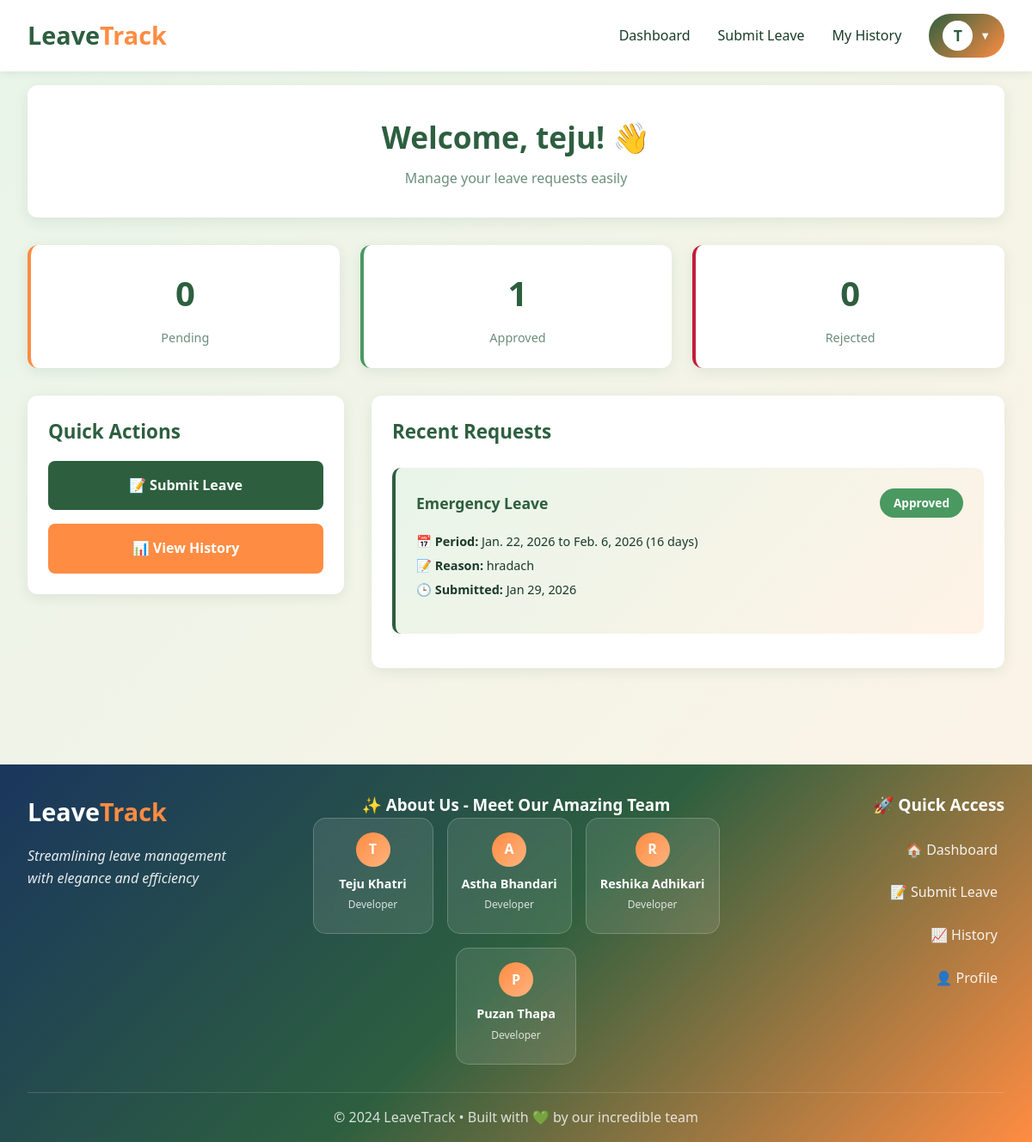
Screenshot of /user/dashboard/ (signed in) with the database file from the repository.
### tracking/models.py (models this page shows, shortened)
class CustomUser(AbstractUser):
    ROLE_CHOICES = (
        ('admin', 'Admin'),
        ('user', 'User'),
    )
    role = models.CharField(max_length=10, choices=ROLE_CHOICES, default='user')
    phone = models.CharField(max_length=15, blank=True, null=True)
    department = models.CharField(max_length=100, blank=True, null=True)

class LeaveRequest(models.Model):
    STATUS_CHOICES = (
        ('pending', 'Pending'),
        ('approved', 'Approved'),
        ('rejected', 'Rejected'),
    )
    LEAVE_TYPE_CHOICES = (
        ('sick', 'Sick Leave'),
        ('casual', 'Casual Leave'),
        ('vacation', 'Vacation'),
        ('emergency', 'Emergency Leave'),
        ('other', 'Other'),
    )
    user = models.ForeignKey(CustomUser, on_delete=models.CASCADE, related_name='leave_requests')
    leave_type = models.CharField(max_length=20, choices=LEAVE_TYPE_CHOICES, default='casual')
    start_date = models.DateField()
    end_date = models.DateField()
    reason = models.TextField()
    status = models.CharField(max_length=10, choices=STATUS_CHOICES, default='pending')
    admin_comment = models.TextField(blank=True, null=True)
    submitted_on = models.DateTimeField(default=timezone.now)
    updated_on = models.DateTimeField(auto_now=True)
    class Meta:
        ordering = ['-submitted_on']
    @property
    def days_count(self):
        return (self.end_date - self.start_date).days + 1

### tracking/views.py (the view)
# urls.py: path('user/dashboard/', views.user_dashboard, name='user_dashboard'),
@login_required
def user_dashboard(request):
    if request.user.role == 'admin':
        return redirect('admin_dashboard')
    leave_requests = LeaveRequest.objects.filter(user=request.user)
    pending_count = leave_requests.filter(status='pending').count()
    approved_count = leave_requests.filter(status='approved').count()
    rejected_count = leave_requests.filter(status='rejected').count()
    context = {
        'leave_requests': leave_requests[:5],
        'pending_count': pending_count,
        'approved_count': approved_count,
        'rejected_count': rejected_count,
    }
    return render(request, 'user_dashboard.html', context)

### tracking/templates/user_dashboard.html (shortened to what this page needs)
{% extends 'base.html' %}
{% block content %}
  <div class="full-container">
    <div class="dashboard-header">
      <h1>Welcome, {{ user.username }}! 👋</h1>
      <p>Manage your leave requests easily</p>
    </div>
    <div class="stats-grid">
      <div class="stat-card pending">
        <div class="stat-number">{{ pending_count }}</div>
        <div class="stat-label">Pending</div>
      </div>
      <div class="stat-card approved">
        <div class="stat-number">{{ approved_count }}</div>
        <div class="stat-label">Approved</div>
      </div>
      <div class="stat-card rejected">
        <div class="stat-number">{{ rejected_count }}</div>
        <div class="stat-label">Rejected</div>
      </div>
    </div>
    <div class="main-content">
      <div class="actions-section">
        <h2>Quick Actions</h2>
        <div class="action-buttons">
          <a href="{% url 'submit_leave' %}" class="action-btn primary">📝 Submit Leave</a>
          <a href="{% url 'leave_history' %}" class="action-btn secondary">📊 View History</a>
        </div>
      </div>
      <div class="requests-section">
        <h2>Recent Requests</h2>
        {% if leave_requests %}
          {% for request in leave_requests %}
            <div class="request-card">
              <div class="request-header">
                <span class="request-type">{{ request.get_leave_type_display }}</span>
                <span class="status-badge status-{{ request.status }}">{{ request.get_status_display }}</span>
              </div>
              <div class="request-details">
                <p><strong>📅 Period:</strong> {{ request.start_date }} to {{ request.end_date }} ({{ request.days_count }} days)</p>
                <p><strong>📝 Reason:</strong> {{ request.reason }}</p>
                <p><strong>🕒 Submitted:</strong> {{ request.submitted_on|date:'M d, Y' }}</p>
              </div>
            </div>
          {% endfor %}
        {% else %}
          <div class="empty-state">
            <div class="empty-state-icon">📭</div>
            <h3>No Requests Yet</h3>
            <p>Click "Submit Leave" to create your first request</p>
          </div>
        {% endif %}
      </div>
    </div>
  </div>
{% endblock %}

### tracking/templates/base.html (shortened to what this page needs)
<!DOCTYPE html>
<html lang="en">
<head>
</head>
<body>
    <nav class="navbar">
        <div class="nav-container">
            <a href="{% url 'home' %}" class="logo">Leave<span>Track</span></a>
            <ul class="nav-links">
                {% if user.is_authenticated %}
                    {% if user.role == 'admin' %}
                        <li><a href="{% url 'admin_dashboard' %}">Dashboard</a></li>
                        <li><a href="{% url 'leave_history' %}">All Requests</a></li>
                    {% else %}
                        <li><a href="{% url 'user_dashboard' %}">Dashboard</a></li>
                        <li><a href="{% url 'submit_leave' %}">Submit Leave</a></li>
                        <li><a href="{% url 'leave_history' %}">My History</a></li>
                    {% endif %}
                    <li class="profile-dropdown">
                        <div class="profile-icon" onclick="toggleDropdown()">
                            <span class="profile-avatar">{{ user.username|first|upper }}</span>
                            <span class="dropdown-arrow">▼</span>
                        </div>
                    </li>
                {% else %}
                    <li><a href="{% url 'home' %}">Home</a></li>
                    <li><a href="{% url 'login' %}" class="btn btn-primary">Login</a></li>
                    <li><a href="{% url 'signup' %}" class="btn btn-secondary">Sign Up</a></li>
                {% endif %}
            </ul>
        </div>
    </nav>
    {% block content %}{% endblock %}
    <footer class="footer">
        <div class="footer-container">
            <div class="footer-main">
                <div class="footer-brand">
                    <div class="brand-logo">
                        <span class="logo-text">Leave<span>Track</span></span>
                    </div>
                    <p class="brand-tagline">Streamlining leave management with elegance and efficiency</p>
                </div>
                <div class="footer-team">
                    <h3>✨ About Us - Meet Our Amazing Team</h3>
                    <div class="team-grid">
                        <div class="team-card">
                            <div class="team-avatar">T</div>
                            <div class="team-info">
                                <h4>Teju Khatri</h4>
                                <p>Developer</p>
                            </div>
                        </div>
                        <div class="team-card">
                            <div class="team-avatar">A</div>
                            <div class="team-info">
                                <h4>Astha Bhandari</h4>
                                <p>Developer</p>
                            </div>
                        </div>
                        <div class="team-card">
                            <div class="team-avatar">R</div>
                            <div class="team-info">
                                <h4>Reshika Adhikari</h4>
                                <p>Developer</p>
                            </div>
                        </div>
                        <div class="team-card">
                            <div class="team-avatar">P</div>
                            <div class="team-info">
                                <h4>Puzan Thapa</h4>
                                <p>Developer</p>
                            </div>
                        </div>
                    </div>
                </div>
                <div class="footer-links">
                    <h3>🚀 Quick Access</h3>
                    <div class="links-grid">
                        {% if user.is_authenticated %}
                            {% if user.role == 'admin' %}
                                <a href="{% url 'admin_dashboard' %}" class="footer-link">
                                    <span>📊 Admin Dashboard</span>
                                </a>
                                <a href="{% url 'create_admin' %}" class="footer-link">
                                    <span>👨‍💼 Create Admin</span>
                                </a>
                            {% else %}
                                <a href="{% url 'user_dashboard' %}" class="footer-link">
                                    <span>🏠 Dashboard</span>
                                </a>
                                <a href="{% url 'submit_leave' %}" class="footer-link">
                                    <span>📝 Submit Leave</span>
                                </a>
                            {% endif %}
                            <a href="{% url 'leave_history' %}" class="footer-link">
                                <span>📈 History</span>
                            </a>
                            <a href="{% url 'profile' %}" class="footer-link">
                                <span>👤 Profile</span>
                            </a>
                        {% endif %}
                    </div>
                </div>
            </div>
            <div class="footer-bottom">
                <p>&copy; 2024 LeaveTrack • Built with 💚 by our incredible team</p>
            </div>
        </div>
    </footer>
</body>
</html>

### tracking/templates/base.html (style rules this page uses)
:root { --primary-green: #2d5f3f; --light-green: #4a9960; --lighter-green: #6fbf73; --pale-green: #e8f5e9; --primary-orange: #ff8c42; --light-orange: #ffb380; --pale-orange: #fff3e6; --white: #ffffff; --text-dark: #1a3a2a; --text-light: #6b8e7f; --border: #d4e4d8; --shadow: rgba(45, 95, 63, 0.1); }
* { margin: 0; padding: 0; box-sizing: border-box; }
body { font-family: 'Segoe UI', Tahoma, Geneva, Verdana, sans-serif; background: linear-gradient(135deg, var(--pale-green) 0%, var(--pale-orange) 100%); color: var(--text-dark); min-height: 100vh; line-height: 1.6; display: flex; flex-direction: column; }
.navbar { background: var(--white); padding: 1rem 2rem; box-shadow: 0 2px 10px var(--shadow); position: sticky; top: 0; z-index: 100; }
.nav-container { max-width: 1200px; margin: 0 auto; display: flex; justify-content: space-between; align-items: center; }
.logo { font-size: 1.8rem; font-weight: bold; color: var(--primary-green); text-decoration: none; }
.logo span { color: var(--primary-orange); }
.nav-links { display: flex; gap: 2rem; list-style: none; align-items: center; }
.nav-links a { text-decoration: none; color: var(--text-dark); font-weight: 500; transition: color 0.3s; }
.profile-dropdown { position: relative; }
.profile-icon { display: flex; align-items: center; gap: 0.5rem; cursor: pointer; padding: 0.5rem 1rem; border-radius: 25px; background: linear-gradient(135deg, var(--primary-green), var(--primary-orange)); color: var(--white); font-weight: 600; transition: all 0.3s; }
.profile-avatar { width: 35px; height: 35px; border-radius: 50%; background: var(--white); color: var(--primary-green); display: flex; align-items: center; justify-content: center; font-weight: bold; font-size: 1.1rem; }
.dropdown-arrow { font-size: 0.8rem; transition: transform 0.3s; }
.footer { background: linear-gradient(135deg, #1a365d 0%, var(--primary-green) 50%, var(--primary-orange) 100%); color: var(--white); margin-top: 4rem; padding: 2rem 0 1rem; }
.footer-container { max-width: 1200px; margin: 0 auto; padding: 0 2rem; }
.footer-main { display: grid; grid-template-columns: 1fr 2fr 1fr; gap: 3rem; margin-bottom: 2rem; }
.footer-brand { text-align: left; }
.footer-team { text-align: center; }
.footer-links { text-align: right; }
.brand-logo { display: flex; align-items: flex-start; gap: 0.5rem; margin-bottom: 1rem; }
.logo-text { font-size: 1.8rem; font-weight: bold; color: var(--white); }
.logo-text span { color: var(--primary-orange); }
.brand-tagline { opacity: 0.9; margin-bottom: 1rem; font-style: italic; }
.team-grid { display: flex; gap: 1rem; justify-content: center; flex-wrap: wrap; }
.team-card { background: rgba(255, 255, 255, 0.1); border-radius: 15px; padding: 1rem; text-align: center; transition: all 0.3s; backdrop-filter: blur(10px); border: 1px solid rgba(255, 255, 255, 0.2); flex: 0 0 auto; min-width: 140px; }
.team-avatar { width: 40px; height: 40px; margin: 0 auto 0.5rem; border-radius: 50%; background: linear-gradient(135deg, var(--primary-orange), var(--light-orange)); display: flex; align-items: center; justify-content: center; font-weight: bold; font-size: 1rem; color: var(--white); }
.team-info h4 { margin: 0.5rem 0 0.2rem; font-size: 0.9rem; color: var(--white); }
.team-info p { margin: 0 0 0.5rem; font-size: 0.75rem; opacity: 0.8; }
.footer-links h3 { margin-bottom: 1rem; font-size: 1.2rem; color: var(--white); }
.links-grid { display: flex; flex-direction: column; gap: 0.5rem; }
.footer-link { display: flex; align-items: center; gap: 0.5rem; padding: 0.5rem; color: var(--white); text-decoration: none; transition: all 0.3s; opacity: 0.9; justify-content: flex-end; }
.footer-bottom { border-top: 1px solid rgba(255, 255, 255, 0.2); padding-top: 1rem; text-align: center; opacity: 0.8; }

### rows the page displays
CustomUser: username|first "T", username "teju"
LeaveRequest: leave_type "Emergency Leave", status "Approved", start_date "Jan. 22, 2026", end_date "Feb. 6, 2026", days_count "16", reason "hradach", submitted_on "Jan 29, 2026"

### other values shown
{{ pending_count }} "0"
{{ approved_count }} "1"
{{ rejected_count }} "0"
